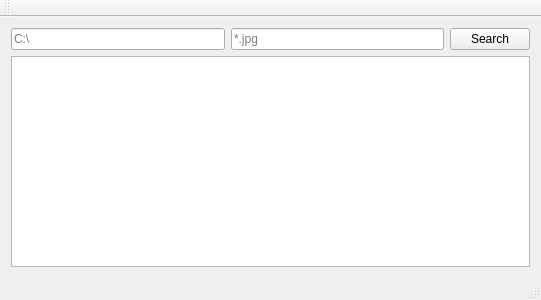
<?xml version="1.0" encoding="UTF-8"?>
<ui version="4.0">
 <class>MainWindow</class>
 <widget class="QMainWindow" name="MainWindow">
  <property name="geometry">
   <rect>
    <x>0</x>
    <y>0</y>
    <width>541</width>
    <height>300</height>
   </rect>
  </property>
  <property name="windowTitle">
   <string>MainWindow</string>
  </property>
  <widget class="QWidget" name="centralWidget">
   <layout class="QGridLayout" name="gridLayout">
    <item row="0" column="0">
     <layout class="QHBoxLayout" name="horizontalLayout">
      <item>
       <widget class="QLineEdit" name="path">
        <property name="placeholderText">
         <string>C:\</string>
        </property>
       </widget>
      </item>
      <item>
       <widget class="QLineEdit" name="term">
        <property name="placeholderText">
         <string>*.jpg</string>
        </property>
       </widget>
      </item>
      <item>
       <widget class="QPushButton" name="search">
        <property name="text">
         <string>Search</string>
        </property>
       </widget>
      </item>
     </layout>
    </item>
    <item row="1" column="0">
     <widget class="ResultsTableView" name="results"/>
    </item>
   </layout>
  </widget>
  <widget class="QMenuBar" name="menuBar">
   <property name="geometry">
    <rect>
     <x>0</x>
     <y>0</y>
     <width>541</width>
     <height>21</height>
    </rect>
   </property>
  </widget>
  <widget class="QToolBar" name="mainToolBar">
   <attribute name="toolBarArea">
    <enum>TopToolBarArea</enum>
   </attribute>
   <attribute name="toolBarBreak">
    <bool>false</bool>
   </attribute>
  </widget>
  <widget class="QStatusBar" name="statusBar"/>
 </widget>
 <layoutdefault spacing="6" margin="11"/>
 <customwidgets>
  <customwidget>
   <class>ResultsTableView</class>
   <extends>QTableView</extends>
   <header>resultstableview.h</header>
  </customwidget>
 </customwidgets>
 <resources/>
 <connections/>
</ui>
